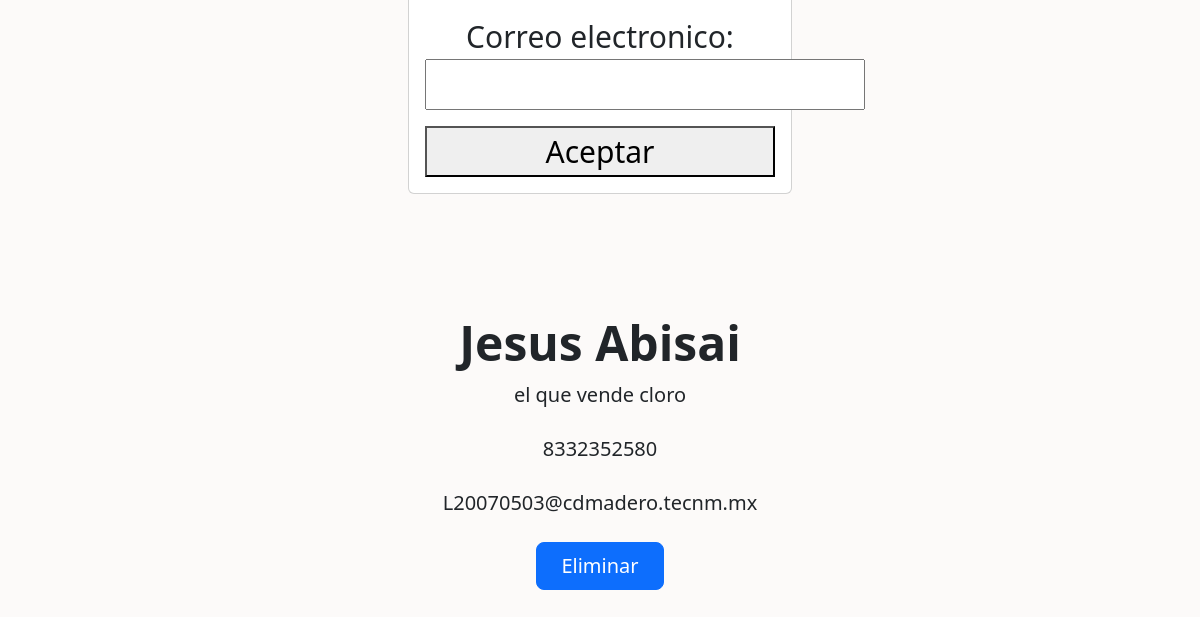
The app's page /Profile/My_pools/Providers/2 (signed in, lower part), older data.
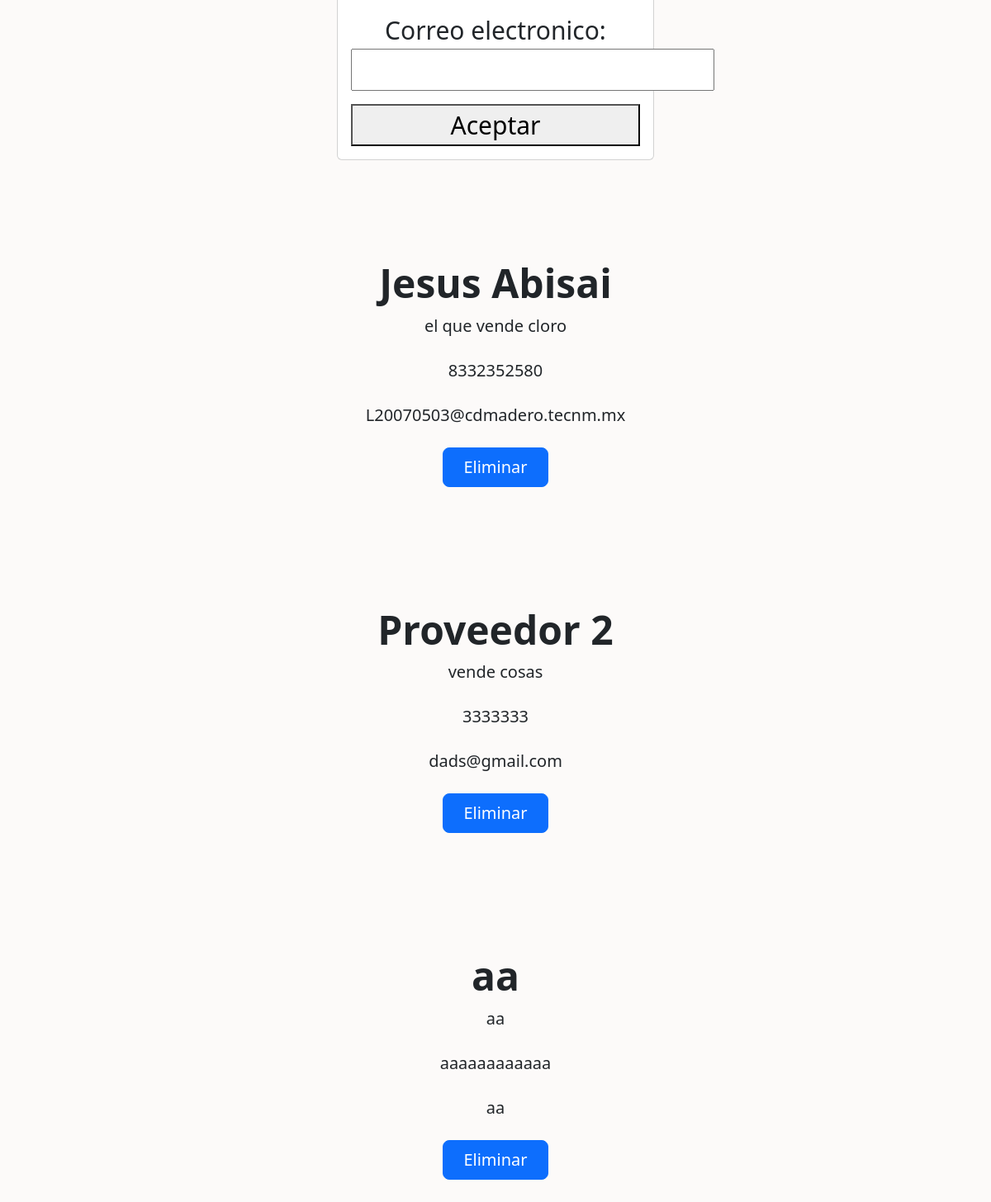
The same page, newer data.
### sara/models.py (models this page shows, shortened)
class Proveedor(models.Model):
    nombre = models.CharField(max_length = 40)
    descripcion = models.CharField(max_length = 100)
    telefono_contacto = models.CharField(max_length = 20)
    correo_electronico = models.CharField(max_length = 30)
    picina = models.ForeignKey(Picina, on_delete = models.CASCADE)

### sara/views.py (the view, shortened to what this page needs)
# urls.py: path('Profile/My_pools/Providers/<int:Picina_id>', views.Providers, name = 'Providers'),
def Providers(request, Picina_id):
    pool = get_object_or_404(Picina, pk=Picina_id, user = request.user)
    Pool_provider = Proveedor.objects.filter(picina = pool)
    if request.method == 'GET':
        return render(request, 'Providers.html',{
            'form': Register_provider,
            'Pool_provider': Pool_provider
        })

### sara/templates/Providers.html (shortened to what this page needs)
{%extends 'Navigation.html'%}
{%block content%}
<main calss = "container">
    <div class="row">
    <div class = "col-md-4 offset-md-4">
        <form class = "card card-body text-center" action="#" method="POST">
            {{form.as_p}}
            <button>
                Aceptar
            </button>
        </form>
    </div>
    </div>
</main>
    <br>
    {% for Pool_provider in Pool_provider %}
    <div class="px-4 py-5 my-5 text-center">
    <h1 class="display-5 fw-bold">{{Pool_provider.nombre}}</h1>
    <div class="col-lg-6 mx-auto">
      <p class="lead mb-4">{{Pool_provider.descripcion}}</p>
      <p class="lead mb-4">{{Pool_provider.telefono_contacto}}</p>
      <p class="lead mb-4">{{Pool_provider.correo_electronico}}</p>
      <div class="d-grid gap-2 d-sm-flex justify-content-sm-center">
        <button type="button" class="btn btn-primary btn-lg px-4 gap-3">Eliminar</button>
      </div>
    </div>
  </div>
    {% endfor %}
{%endblock%}

Row changes from the older to the newer data that the page shows:
added Proveedor: nombre "Proveedor 2", descripcion "vende cosas", telefono_contacto "3333333", correo_electronico "dads@gmail.com"
added Proveedor: nombre "aa", descripcion "aa", telefono_contacto "aaaaaaaaaaaa", correo_electronico "aa"
